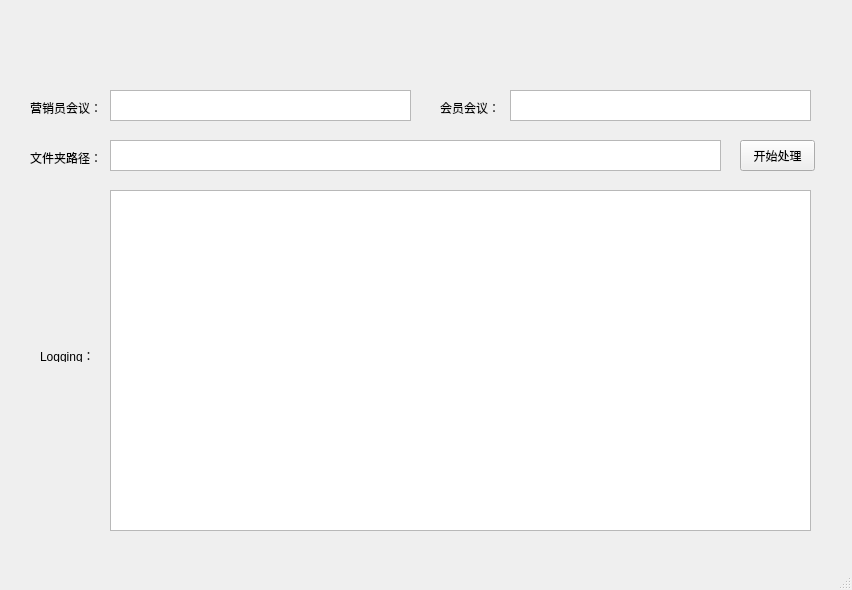
<?xml version="1.0" encoding="UTF-8"?>
<ui version="4.0">
 <class>mainWindow</class>
 <widget class="QMainWindow" name="mainWindow">
  <property name="geometry">
   <rect>
    <x>0</x>
    <y>0</y>
    <width>852</width>
    <height>590</height>
   </rect>
  </property>
  <property name="windowTitle">
   <string>MainWindow</string>
  </property>
  <widget class="QWidget" name="centralwidget">
   <widget class="QTextBrowser" name="textBrowser">
    <property name="geometry">
     <rect>
      <x>110</x>
      <y>190</y>
      <width>701</width>
      <height>341</height>
     </rect>
    </property>
   </widget>
   <widget class="QTextEdit" name="path">
    <property name="geometry">
     <rect>
      <x>110</x>
      <y>140</y>
      <width>611</width>
      <height>31</height>
     </rect>
    </property>
   </widget>
   <widget class="QLabel" name="label">
    <property name="geometry">
     <rect>
      <x>30</x>
      <y>150</y>
      <width>71</width>
      <height>16</height>
     </rect>
    </property>
    <property name="frameShape">
     <enum>QFrame::NoFrame</enum>
    </property>
    <property name="text">
     <string>文件夹路径：</string>
    </property>
    <property name="scaledContents">
     <bool>false</bool>
    </property>
    <property name="margin">
     <number>0</number>
    </property>
   </widget>
   <widget class="QTextEdit" name="sale_flie">
    <property name="geometry">
     <rect>
      <x>110</x>
      <y>90</y>
      <width>301</width>
      <height>31</height>
     </rect>
    </property>
   </widget>
   <widget class="QLabel" name="label_2">
    <property name="geometry">
     <rect>
      <x>30</x>
      <y>100</y>
      <width>71</width>
      <height>16</height>
     </rect>
    </property>
    <property name="frameShape">
     <enum>QFrame::NoFrame</enum>
    </property>
    <property name="text">
     <string>营销员会议：</string>
    </property>
    <property name="scaledContents">
     <bool>false</bool>
    </property>
    <property name="margin">
     <number>0</number>
    </property>
   </widget>
   <widget class="QLabel" name="label_3">
    <property name="geometry">
     <rect>
      <x>40</x>
      <y>350</y>
      <width>54</width>
      <height>12</height>
     </rect>
    </property>
    <property name="text">
     <string>Logging：</string>
    </property>
   </widget>
   <widget class="QPushButton" name="run">
    <property name="geometry">
     <rect>
      <x>740</x>
      <y>140</y>
      <width>75</width>
      <height>31</height>
     </rect>
    </property>
    <property name="text">
     <string>开始处理</string>
    </property>
   </widget>
   <widget class="QTextEdit" name="member_file">
    <property name="geometry">
     <rect>
      <x>510</x>
      <y>90</y>
      <width>301</width>
      <height>31</height>
     </rect>
    </property>
   </widget>
   <widget class="QLabel" name="label_4">
    <property name="geometry">
     <rect>
      <x>440</x>
      <y>100</y>
      <width>71</width>
      <height>16</height>
     </rect>
    </property>
    <property name="frameShape">
     <enum>QFrame::NoFrame</enum>
    </property>
    <property name="text">
     <string>会员会议：</string>
    </property>
    <property name="scaledContents">
     <bool>false</bool>
    </property>
    <property name="margin">
     <number>0</number>
    </property>
   </widget>
  </widget>
  <widget class="QMenuBar" name="menubar">
   <property name="geometry">
    <rect>
     <x>0</x>
     <y>0</y>
     <width>852</width>
     <height>23</height>
    </rect>
   </property>
  </widget>
  <widget class="QStatusBar" name="statusbar"/>
 </widget>
 <resources/>
 <connections/>
</ui>
